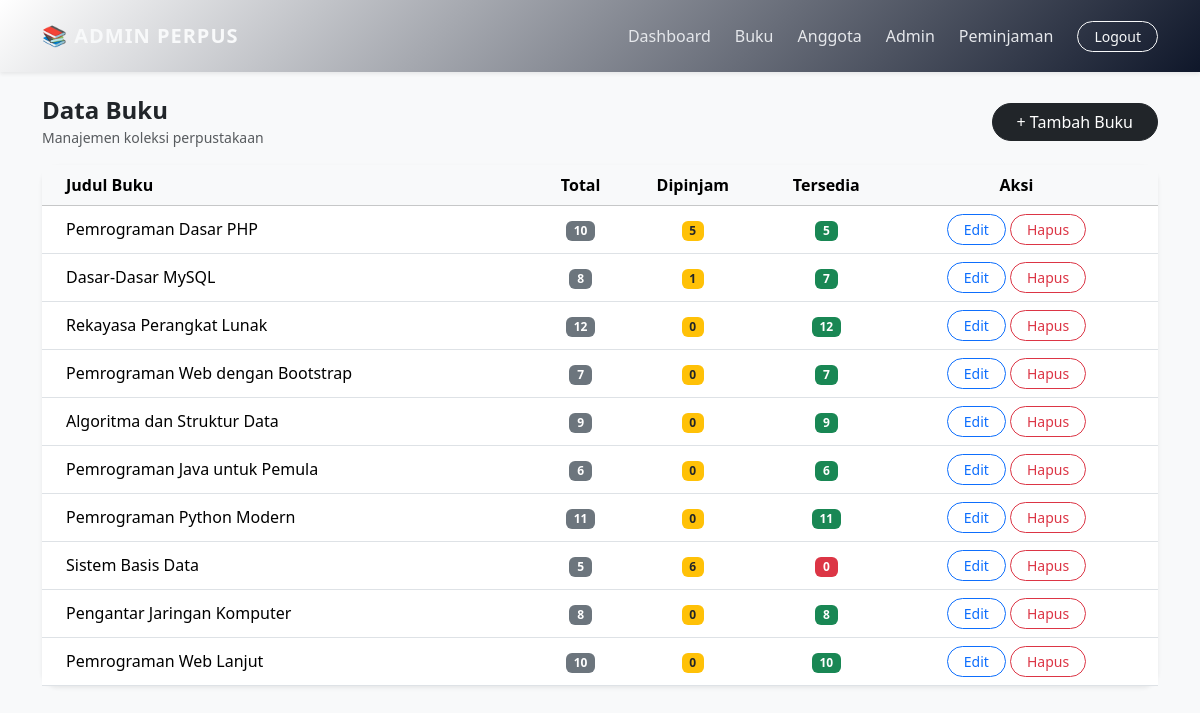
/admin/buku.php (signed in), run on an earlier commit of the app's database.
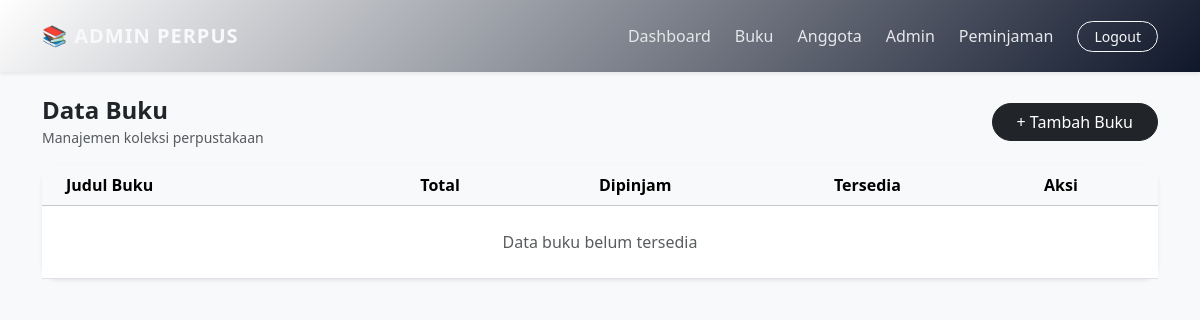
And on a later commit of the database.
### tables this page shows
CREATE TABLE `buku` (
  `id_buku` int(11) NOT NULL,
  `judul` varchar(150) DEFAULT NULL,
  `pengarang` varchar(100) DEFAULT NULL,
  `penerbit` varchar(100) DEFAULT NULL,
  `tahun` year(4) DEFAULT NULL,
  `stok` int(11) DEFAULT NULL
);

### admin/buku.php (the view, shortened to what this page needs)
<?php
include '../config/koneksi.php';
include '../partials/header_admin.php';
$q = mysqli_query($conn,"
SELECT
  b.*,
  IFNULL(SUM(d.jumlah),0) AS dipinjam,
  (b.stok - IFNULL(SUM(d.jumlah),0)) AS tersedia
FROM buku b
LEFT JOIN detail_peminjaman d ON b.id_buku=d.id_buku
LEFT JOIN peminjaman p ON d.id_pinjam=p.id_pinjam AND p.status='dipinjam'
GROUP BY b.id_buku
");
?>
<div class="container my-4">
  <div class="d-flex justify-content-between align-items-center mb-3">
    <div>
      <h4 class="mb-0 fw-semibold">Data Buku</h4>
      <small class="text-muted">Manajemen koleksi perpustakaan</small>
    </div>
    <a href="buku_tambah.php" class="btn btn-dark rounded-pill px-4">
      + Tambah Buku
    </a>
  </div>
  <div class="card shadow-sm border-0 rounded-4">
    <div class="card-body p-0">
      <table class="table table-hover align-middle mb-0">
        <thead class="table-light">
          <tr>
            <th class="ps-4">Judul Buku</th>
            <th class="text-center">Total</th>
            <th class="text-center">Dipinjam</th>
            <th class="text-center">Tersedia</th>
            <th class="text-center pe-4">Aksi</th>
          </tr>
        </thead>
        <tbody>
        <?php if(mysqli_num_rows($q) == 0){ ?>
          <tr>
            <td colspan="5" class="text-center py-4 text-muted">
              Data buku belum tersedia
            </td>
          </tr>
        <?php } ?>
        <?php while($b = mysqli_fetch_assoc($q)){ ?>
          <tr>
            <td class="ps-4 fw-medium">
              <?= $b['judul'] ?>
            </td>
            <td class="text-center">
              <span class="badge bg-secondary">
                <?= $b['stok'] ?>
              </span>
            </td>
            <td class="text-center">
              <span class="badge bg-warning text-dark">
                <?= $b['dipinjam'] ?>
              </span>
            </td>
            <td class="text-center">
              <?php if($b['tersedia'] > 0){ ?>
                <span class="badge bg-success">
                  <?= $b['tersedia'] ?>
                </span>
              <?php } else { ?>
                <span class="badge bg-danger">
                  0
                </span>
              <?php } ?>
            </td>
            <td class="text-center pe-4">
              <a href="buku_edit.php?id=<?= $b['id_buku'] ?>"
                 class="btn btn-sm btn-outline-primary rounded-pill px-3">
                 Edit
              </a>
              <a href="buku_hapus.php?id=<?= $b['id_buku'] ?>"
                 class="btn btn-sm btn-outline-danger rounded-pill px-3"
                 onclick="return confirm('Hapus buku ini?')">
                 Hapus
              </a>
            </td>
          </tr>
        <?php } ?>
        </tbody>
      </table>
    </div>
  </div>
</div>
</body>
</html>

### partials/header_admin.php (shortened to what this page needs)
<!DOCTYPE html>
<html lang="id">
<head>
<link rel="stylesheet" href="../assets/bootstrap/css/bootstrap.min.css">
</head>
<body class="bg-light">
<nav class="navbar navbar-expand-lg navbar-admin shadow-sm py-3">
  <div class="container">
    <a class="navbar-brand text-light brand-text" href="dashboard.php">
      📚 ADMIN PERPUS
    </a>
    <div class="collapse navbar-collapse" id="navAdmin">
      <ul class="navbar-nav ms-auto align-items-center">
        <li class="nav-item"><a class="nav-link" href="dashboard.php">Dashboard</a></li>
        <li class="nav-item"><a class="nav-link" href="buku.php">Buku</a></li>
        <li class="nav-item"><a class="nav-link" href="anggota.php">Anggota</a></li>
        <li class="nav-item"><a class="nav-link" href="admin.php">Admin</a></li>
        <li class="nav-item"><a class="nav-link" href="peminjaman.php">Peminjaman</a></li>
        <li class="nav-item ms-3">
          <a class="btn btn-outline-light btn-sm px-3 rounded-pill" href="../logout.php">
            Logout
          </a>
        </li>
      </ul>
    </div>
  </div>
</nav>

### partials/header_admin.php (style rules this page uses)
.navbar-admin { background: linear-gradient(135deg,#ffffff,#0f172a); }
.navbar-admin .nav-link { color: #e5e7eb !important; font-weight: 500; margin-left: 8px; }
.brand-text { font-weight: 600; letter-spacing: 1px; }

What changed in the data, as far as the page shows it:
removed buku: judul "Pemrograman Dasar PHP", stok "10", dipinjam "5", tersedia "5"
removed buku: judul "Dasar-Dasar MySQL", stok "8", dipinjam "1", tersedia "7"
removed buku: judul "Rekayasa Perangkat Lunak", stok "12", dipinjam "0", tersedia "12"
removed buku: judul "Pemrograman Web dengan Bootstrap", stok "7", dipinjam "0", tersedia "7"
removed buku: judul "Algoritma dan Struktur Data", stok "9", dipinjam "0", tersedia "9"
removed buku: judul "Pemrograman Java untuk Pemula", stok "6", dipinjam "0", tersedia "6"
removed buku: judul "Pemrograman Python Modern", stok "11", dipinjam "0", tersedia "11"
removed buku: judul "Sistem Basis Data", stok "5", dipinjam "6", shows "0"
removed buku: judul "Pengantar Jaringan Komputer", stok "8", dipinjam "0", tersedia "8"
removed buku: judul "Pemrograman Web Lanjut", stok "10", dipinjam "0", tersedia "10"
Also different on the page:
text now shown: "Data buku belum tersedia"
